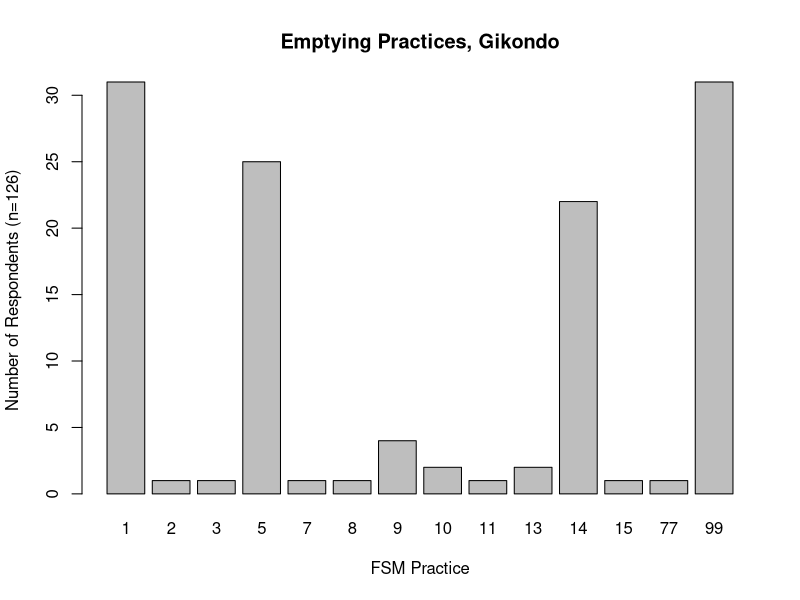
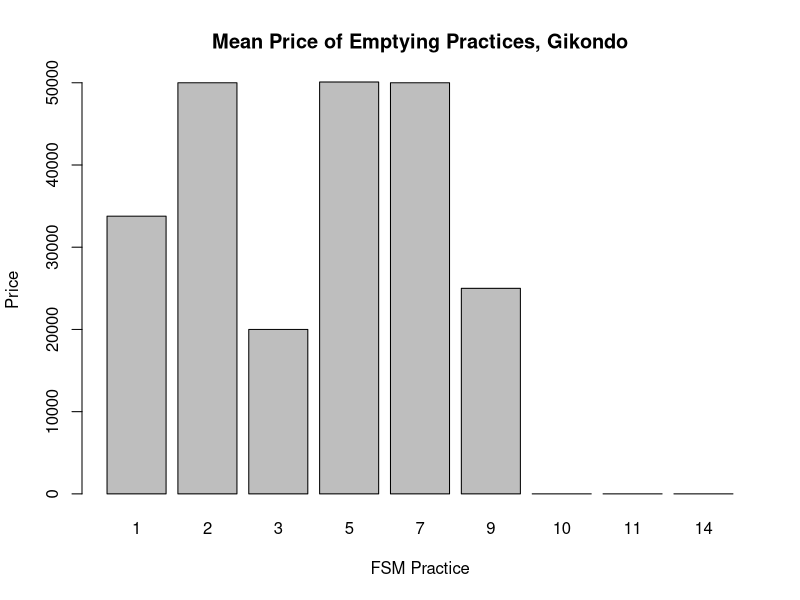

Write R code to recreate these figures, in order. (Note: this script raises an error after producing the figures.)
setwd("/Users/rachel/Dropbox/Sourcing/2. Data/Survey/Cleaned")
#gikondo results
resultsmar14<-read.csv("./HH_mar14_.csv", header=TRUE, sep=",")
resultsmar15<-read.csv("./HH_mar15_.csv", header=TRUE, sep=",")
resultsmar16<-read.csv("./HH_mar16_.csv", header=TRUE, sep=",")
resultsmar17<-read.csv("./HH_mar17_.csv", header=TRUE, sep=",")

#gitega results
resultsmar18<-read.csv("./HH_mar18_.csv", header=TRUE, sep=",")
resultsmar21<-read.csv("./HH_mar21_.csv", header=TRUE, sep=",")



gikresult<-rbind(resultsmar14,resultsmar15, resultsmar16, resultsmar17)

#Gikondo mean cost of current WM practices 
gikemptycost<-gikresult$cost_empty[!gikresult$cost_empty == 99]
gikemptycost1<-gikemptycost[!gikemptycost==0]
gik_mean_emptycostRWF<-mean(gikemptycost1,na.rm=TRUE)
gik_mean_emptycostUSD<-gik_mean_emptycostRWF*0.0013

#counts of empty practice
  gik_counts<-table(gikresult$emptypract)
  barplot(gik_counts, ylab="Number of Respondents (n=126)", xlab="FSM Practice",main="Emptying Practices, Gikondo")

 
#prices of different emptying practices
  #average price of sealing a latrine then building a new one yourself 
  
  #respondents that chose empty practice 1
  gik_emptypract1<-subset(gikresult,gikresult$emptypract==1)
  gik_costpract1<-gik_emptypract1$cost_empty[!gik_emptypract1$cost_empty==99]
  gikmeancost1<-mean(gik_costpract1,na.rm=TRUE)
  
  gik_emptypract2<-subset(gikresult,gikresult$emptypract==2)
  gik_costpract2<-gik_emptypract2$cost_empty[!gik_emptypract2$cost_empty==99]
  gikmeancost2<-mean(gik_costpract2,na.rm=TRUE)
  
  gik_emptypract3<-subset(gikresult,gikresult$emptypract==3)
  gik_costpract3<-gik_emptypract3$cost_empty[!gik_emptypract3$cost_empty==99]
  gikmeancost3<-mean(gik_costpract3,na.rm=TRUE)
  
  gik_emptypract5<-subset(gikresult,gikresult$emptypract==5)
  gik_costpract5<-gik_emptypract5$cost_empty[!gik_emptypract5$cost_empty==99]
  gikmeancost5<-mean(gik_costpract5,na.rm=TRUE)
  
  gik_emptypract7<-subset(gikresult,gikresult$emptypract==7)
  gik_costpract7<-gik_emptypract7$cost_empty[!gik_emptypract7$cost_empty==99]
  gikmeancost7<-mean(gik_costpract7,na.rm=TRUE)
  
  #removing it because for "hire a builder to empty it and dump the contents in the environment/wetland/drainage area" the only price reported is 0.
  #gik_emptypract8<-subset(gikresult,gikresult$emptypract==8)
  #gik_costpract8<-gik_emptypract8$cost_empty[!gik_emptypract8$cost_empty==99]
  #gikmeancost8<-mean(gik_costpract8,na.rm=TRUE)
  
  gik_emptypract9<-subset(gikresult,gikresult$emptypract==9)
  gik_costpract9<-gik_emptypract9$cost_empty[!gik_emptypract9$cost_empty==99]
  gikmeancost9<-mean(gik_costpract9,na.rm=TRUE)
  
  gik_emptypract10<-subset(gikresult,gikresult$emptypract==10)
  gik_costpract10<-gik_emptypract10$cost_empty[!gik_emptypract10$cost_empty==99]
  gikmeancost10<-mean(gik_costpract10,na.rm=TRUE)
  
  gik_emptypract11<-subset(gikresult,gikresult$emptypract==11)
  gik_costpract11<-gik_emptypract11$cost_empty[!gik_emptypract11$cost_empty==99]
  gikmeancost11<-mean(gik_costpract11,na.rm=TRUE)
  
  gik_emptypract14<-subset(gikresult,gikresult$emptypract==14,na.rm=TRUE)
  gik_costpract14<-gik_emptypract14$cost_empty[!gik_emptypract14$cost_empty==99]
  gikmeancost14<-mean(gik_costpract14,na.rm=TRUE)
  
  gik_emptypract77<-subset(gikresult,gikresult$emptypract==77)
  gik_costpract77<-gik_emptypract77$cost_empty[!gik_emptypract77$cost_empty==99]
  gikmeancost77<-mean(gik_costpract77,na.rm=TRUE)
  
  gik_emptypract99<-subset(gikresult,gikresult$emptypract==99)
  gik_costpract99<-gik_emptypract99$cost_empty[!gik_emptypract99$cost_empty==99]
  gikmeancost99<-mean(gik_costpract99,na.rm=TRUE)
 
labelmeancosts<-c("1","2","3","5","7","9","10","11","14")
gik_meancostempty<-c(gikmeancost1,gikmeancost2,gikmeancost3,gikmeancost5,gikmeancost7,gikmeancost9,gikmeancost10,gikmeancost11,gikmeancost14)

gik_meancostempty
barplot(gik_meancostempty,ylab="Price",names.arg =labelmeancosts,xlab="FSM Practice",main = "Mean Price of Emptying Practices, Gikondo")

#residence time versus pit fill frequency
gik_resyr<-gikresult$hh_residtime/12
gik_pitfillfreq<-gikresult$pitfillfreq
gik_resyr_v_pitfill<-cbind(gik_resyr,gik_pitfillfreq)
plot(resyr_v_pitfill)

